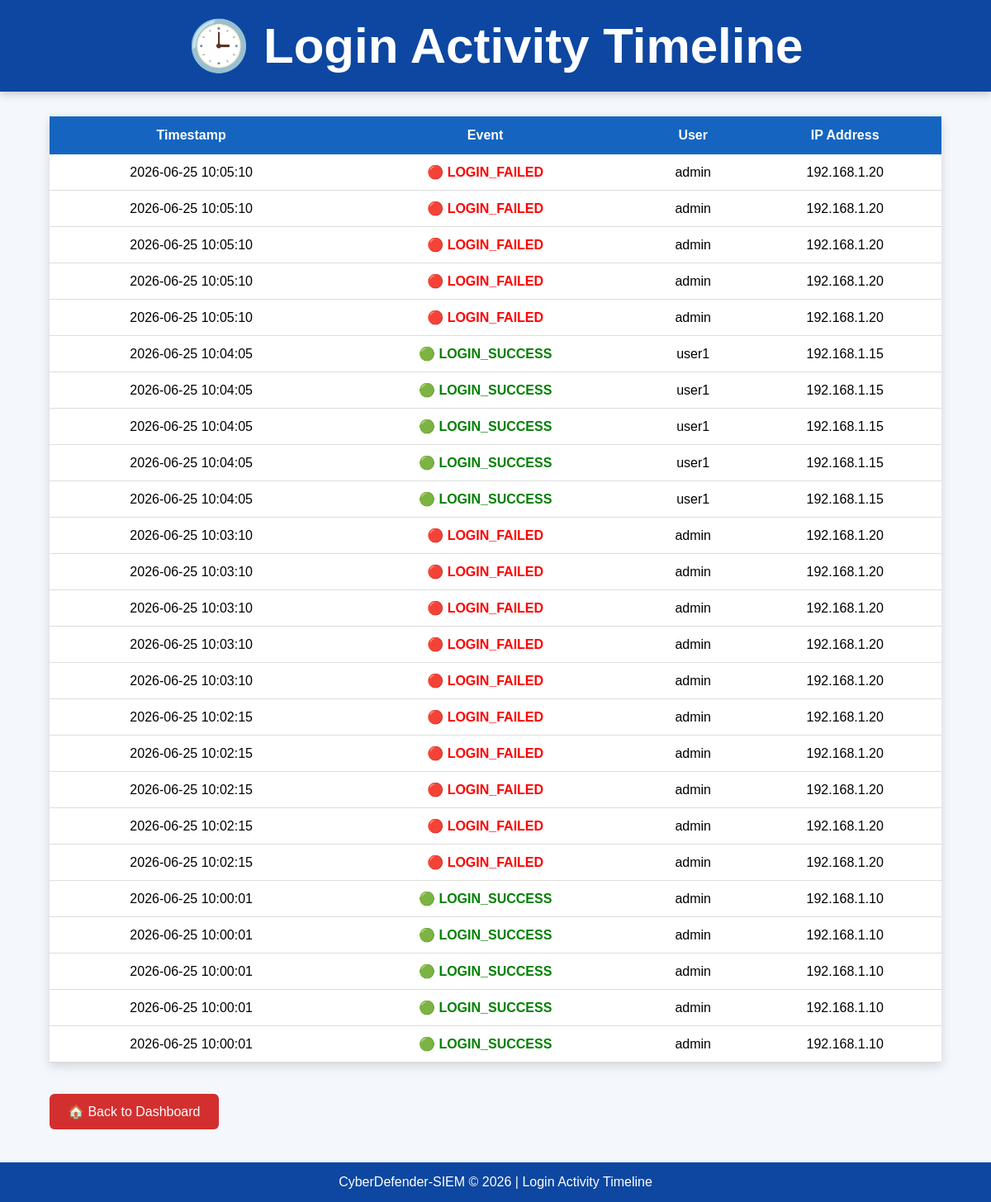
Before: /timeline with the older database file.
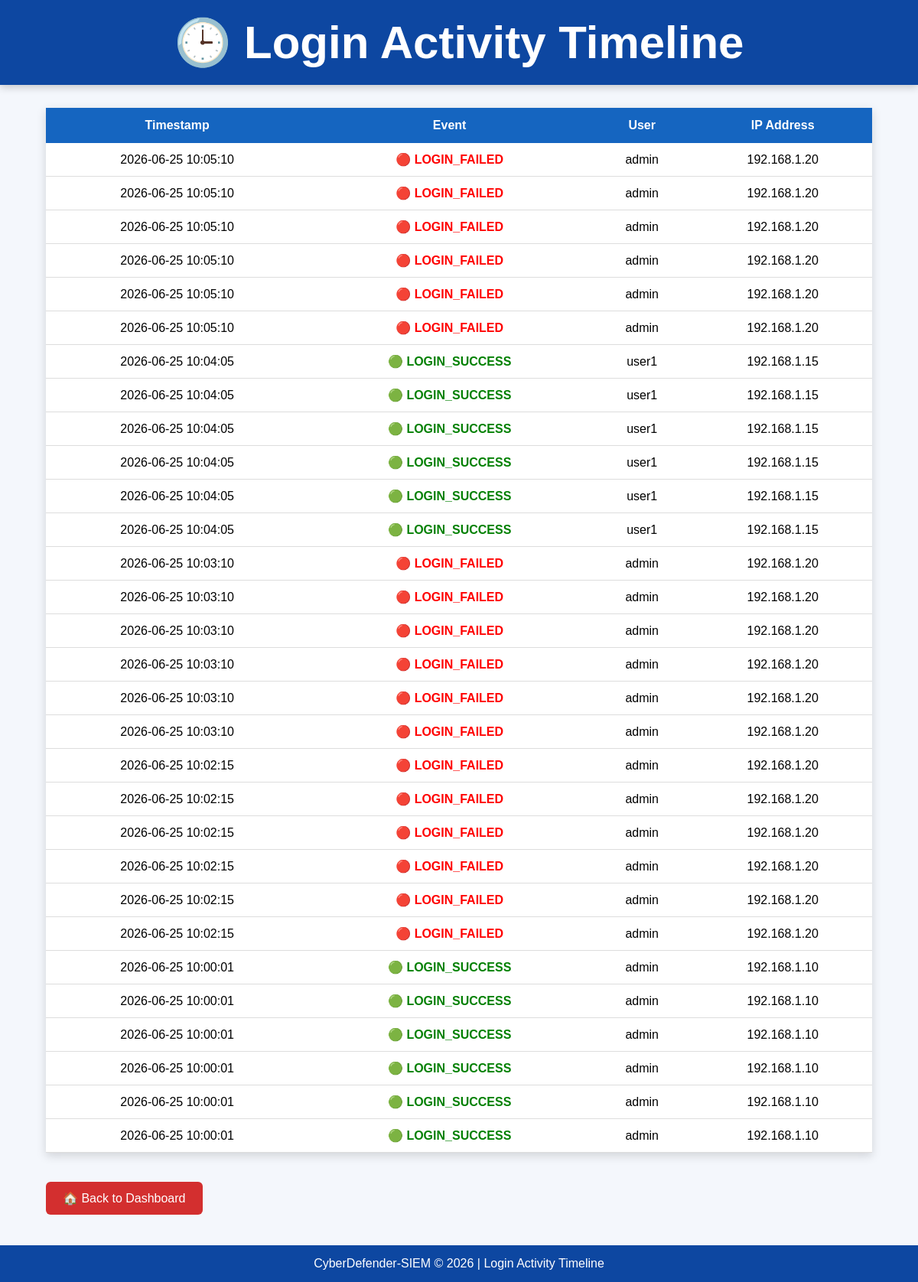
After: the same page with the newer database file.
### tables this page shows
CREATE TABLE logs(
    id INTEGER PRIMARY KEY AUTOINCREMENT,
    timestamp TEXT,
    event TEXT,
    user TEXT,
    ip TEXT
);

### src/web_dashboard.py (the view)
@app.route("/timeline")
def timeline():
    conn = sqlite3.connect(DATABASE)
    cursor = conn.cursor()
    cursor.execute("""
        SELECT timestamp, event, user, ip
        FROM logs
        ORDER BY timestamp DESC
    """)
    logs = cursor.fetchall()
    conn.close()
    return render_template(
        "timeline.html",
        logs=logs
    )

### templates/timeline.html (shortened to what this page needs)
<!DOCTYPE html>
<html lang="en">
<head>
    <link rel="stylesheet"
          href="{{ url_for('static', filename='css/style.css') }}">
</head>
<body>
<header>
    <h1>🕒 Login Activity Timeline</h1>
</header>
<div class="container">
    <table>
        <thead>
            <tr>
                <th>Timestamp</th>
                <th>Event</th>
                <th>User</th>
                <th>IP Address</th>
            </tr>
        </thead>
        <tbody>
        {% for log in logs %}
            <tr>
                <td>{{ log[0] }}</td>
                <td>
                    {% if log[1] == "LOGIN_SUCCESS" %}
                        <span class="success-text">
                            🟢 {{ log[1] }}
                        </span>
                    {% else %}
                        <span class="failed-text">
                            🔴 {{ log[1] }}
                        </span>
                    {% endif %}
                </td>
                <td>{{ log[2] }}</td>
                <td>{{ log[3] }}</td>
            </tr>
        {% endfor %}
        </tbody>
    </table>
    <br>
    <a href="/" class="alerts-btn">
        🏠 Back to Dashboard
    </a>
</div>
<footer>
    <p>
        CyberDefender-SIEM © 2026 | Login Activity Timeline
    </p>
</footer>
</body>
</html>

### static/style.css (style rules this page uses)
* { margin:0; padding:0; box-sizing:border-box; font-family:Arial, Helvetica, sans-serif; }
body { background:#f4f7fc; }
header { background:#0d47a1; color:white; text-align:center; padding:20px; font-size:30px; font-weight:bold; box-shadow:0px 3px 10px rgba(0,0,0,0.2); }
.container { width:90%; margin:30px auto; }
table { width:100%; border-collapse:collapse; background:white; box-shadow:0px 4px 12px rgba(0,0,0,0.15); }
table th { background:#1565c0; color:white; padding:14px; }
table td { padding:12px; text-align:center; border-bottom:1px solid #ddd; }
.success-text { color:green; font-weight:bold; }
.failed-text { color:red; font-weight:bold; }
.alerts-btn { display:inline-block; margin-top:20px; padding:12px 22px; background:#d32f2f; color:white; text-decoration:none; border-radius:6px; transition:0.3s; }
footer { margin-top:40px; background:#0d47a1; color:white; text-align:center; padding:15px; font-size:16px; }

Changed rows visible on the page:
added logs: timestamp "2026-06-25 10:05:10", event "LOGIN_FAILED", user "admin", ip "192.168.1.20"
added logs: timestamp "2026-06-25 10:04:05", event "LOGIN_SUCCESS", user "user1", ip "192.168.1.15"
added logs: timestamp "2026-06-25 10:03:10", event "LOGIN_FAILED", user "admin", ip "192.168.1.20"
added logs: timestamp "2026-06-25 10:02:15", event "LOGIN_FAILED", user "admin", ip "192.168.1.20"
added logs: timestamp "2026-06-25 10:00:01", event "LOGIN_SUCCESS", user "admin", ip "192.168.1.10"
